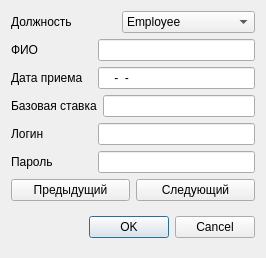
<?xml version="1.0" encoding="UTF-8"?>
<ui version="4.0">
 <class>DialogAddEmployee</class>
 <widget class="QDialog" name="DialogAddEmployee">
  <property name="geometry">
   <rect>
    <x>0</x>
    <y>0</y>
    <width>266</width>
    <height>253</height>
   </rect>
  </property>
  <property name="windowTitle">
   <string>Dialog</string>
  </property>
  <layout class="QGridLayout" name="gridLayout">
   <item row="0" column="0">
    <layout class="QVBoxLayout" name="verticalLayout">
     <item>
      <layout class="QHBoxLayout" name="horizontalLayout_4">
       <item>
        <widget class="QLabel" name="label_4">
         <property name="minimumSize">
          <size>
           <width>81</width>
           <height>0</height>
          </size>
         </property>
         <property name="text">
          <string>Должность</string>
         </property>
        </widget>
       </item>
       <item>
        <widget class="QComboBox" name="TypeEmployeeComboBox">
         <property name="minimumSize">
          <size>
           <width>133</width>
           <height>0</height>
          </size>
         </property>
         <item>
          <property name="text">
           <string>Employee</string>
          </property>
         </item>
         <item>
          <property name="text">
           <string>Manager</string>
          </property>
         </item>
         <item>
          <property name="text">
           <string>Sales</string>
          </property>
         </item>
        </widget>
       </item>
      </layout>
     </item>
     <item>
      <layout class="QHBoxLayout" name="horizontalLayout">
       <item>
        <widget class="QLabel" name="label">
         <property name="minimumSize">
          <size>
           <width>81</width>
           <height>0</height>
          </size>
         </property>
         <property name="text">
          <string>ФИО</string>
         </property>
        </widget>
       </item>
       <item>
        <widget class="QLineEdit" name="SurnameLineEdit">
         <property name="inputMask">
          <string/>
         </property>
         <property name="maxLength">
          <number>32767</number>
         </property>
        </widget>
       </item>
      </layout>
     </item>
     <item>
      <layout class="QHBoxLayout" name="horizontalLayout_2">
       <item>
        <widget class="QLabel" name="label_2">
         <property name="minimumSize">
          <size>
           <width>81</width>
           <height>0</height>
          </size>
         </property>
         <property name="text">
          <string>Дата приема</string>
         </property>
        </widget>
       </item>
       <item>
        <widget class="QLineEdit" name="HireDateLineEdit">
         <property name="inputMask">
          <string>0000-00-00</string>
         </property>
        </widget>
       </item>
      </layout>
     </item>
     <item>
      <layout class="QHBoxLayout" name="horizontalLayout_3">
       <item>
        <widget class="QLabel" name="label_3">
         <property name="minimumSize">
          <size>
           <width>81</width>
           <height>0</height>
          </size>
         </property>
         <property name="text">
          <string>Базовая ставка</string>
         </property>
        </widget>
       </item>
       <item>
        <widget class="QLineEdit" name="BaseSalaryLineEdit"/>
       </item>
      </layout>
     </item>
     <item>
      <layout class="QHBoxLayout" name="horizontalLayout_5">
       <item>
        <widget class="QLabel" name="label_5">
         <property name="minimumSize">
          <size>
           <width>81</width>
           <height>0</height>
          </size>
         </property>
         <property name="text">
          <string>Логин</string>
         </property>
        </widget>
       </item>
       <item>
        <widget class="QLineEdit" name="LoginLineEdit"/>
       </item>
      </layout>
     </item>
     <item>
      <layout class="QHBoxLayout" name="horizontalLayout_6">
       <item>
        <widget class="QLabel" name="label_6">
         <property name="minimumSize">
          <size>
           <width>81</width>
           <height>0</height>
          </size>
         </property>
         <property name="text">
          <string>Пароль</string>
         </property>
        </widget>
       </item>
       <item>
        <widget class="QLineEdit" name="PasswordLineEdit"/>
       </item>
      </layout>
     </item>
    </layout>
   </item>
   <item row="1" column="0">
    <layout class="QHBoxLayout" name="horizontalLayout_7">
     <item>
      <widget class="QPushButton" name="previousButton">
       <property name="text">
        <string>Предыдущий</string>
       </property>
      </widget>
     </item>
     <item>
      <widget class="QPushButton" name="nextButton">
       <property name="text">
        <string>Следующий</string>
       </property>
      </widget>
     </item>
    </layout>
   </item>
   <item row="2" column="0">
    <widget class="QDialogButtonBox" name="buttonBox">
     <property name="minimumSize">
      <size>
       <width>141</width>
       <height>40</height>
      </size>
     </property>
     <property name="orientation">
      <enum>Qt::Horizontal</enum>
     </property>
     <property name="standardButtons">
      <set>QDialogButtonBox::Cancel|QDialogButtonBox::Ok</set>
     </property>
    </widget>
   </item>
  </layout>
  <zorder>layoutWidget</zorder>
  <zorder>buttonBox</zorder>
  <zorder>previousButton</zorder>
  <zorder>nextButton</zorder>
 </widget>
 <resources/>
 <connections>
  <connection>
   <sender>buttonBox</sender>
   <signal>accepted()</signal>
   <receiver>DialogAddEmployee</receiver>
   <slot>accept()</slot>
   <hints>
    <hint type="sourcelabel">
     <x>248</x>
     <y>254</y>
    </hint>
    <hint type="destinationlabel">
     <x>157</x>
     <y>274</y>
    </hint>
   </hints>
  </connection>
  <connection>
   <sender>buttonBox</sender>
   <signal>rejected()</signal>
   <receiver>DialogAddEmployee</receiver>
   <slot>reject()</slot>
   <hints>
    <hint type="sourcelabel">
     <x>316</x>
     <y>260</y>
    </hint>
    <hint type="destinationlabel">
     <x>286</x>
     <y>274</y>
    </hint>
   </hints>
  </connection>
 </connections>
</ui>
